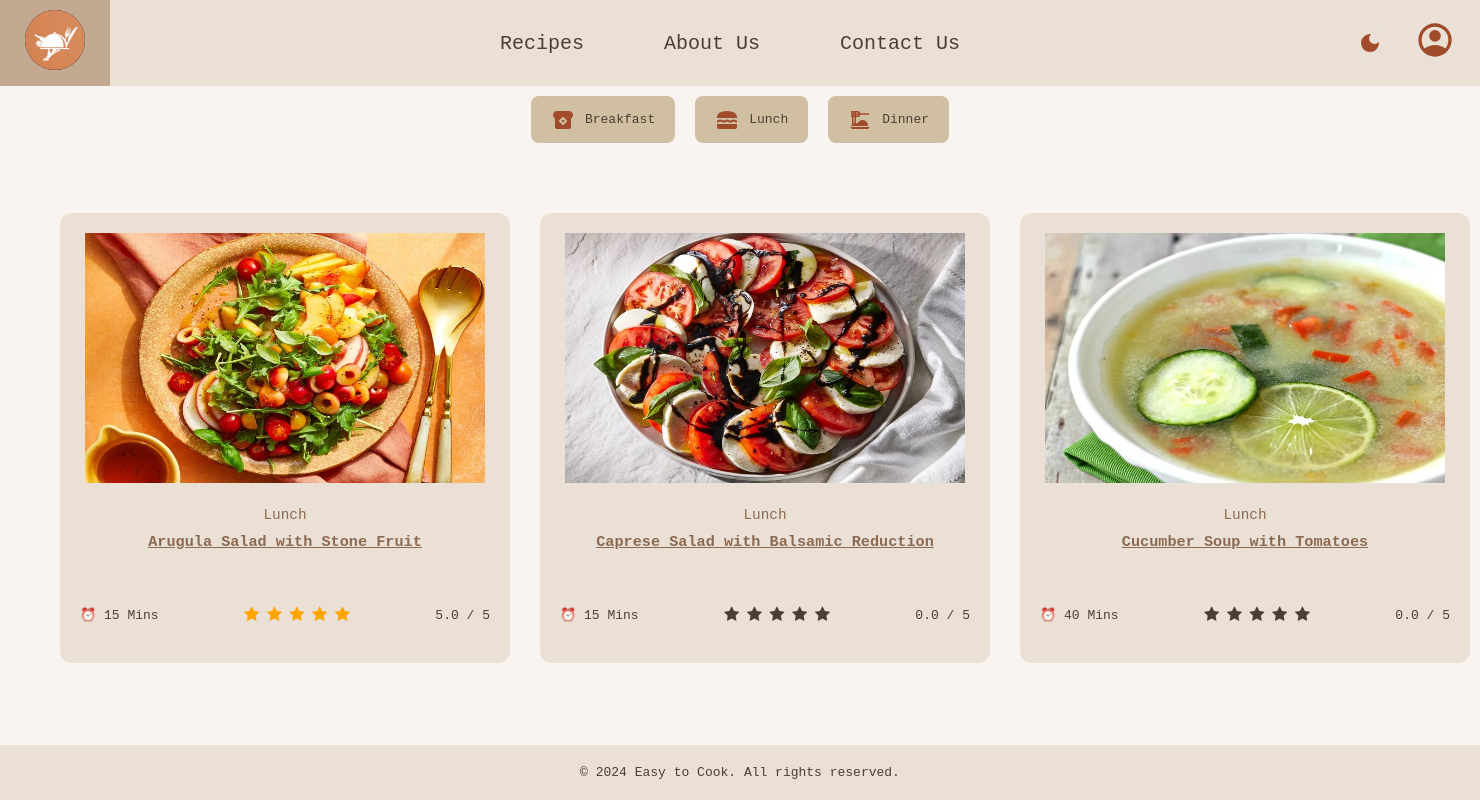
The page /lunch.php on the database its author committed.
### tables this page shows
CREATE TABLE `recipes` (
  `id` int(11) NOT NULL,
  `title` varchar(255) NOT NULL,
  `category` varchar(50) NOT NULL,
  `ingredients` text NOT NULL,
  `preparation` text NOT NULL,
  `time` int(11) NOT NULL,
  `image` varchar(255) NOT NULL,
  `created_at` timestamp NOT NULL DEFAULT current_timestamp()
);

### lunch.php (the view, shortened to what this page needs)
<?php
require 'koneksi.php';
$query = "
    SELECT
    r.id,
    r.title,
    r.image,
    r.category,
    r.time,
    IFNULL(AVG(rt.rating), 0) AS avg_rating
    FROM recipes r
    LEFT JOIN ratings rt ON r.id = rt.recipe_id
    GROUP BY r.id
    HAVING r.category = 'Lunch'
";
$result = mysqli_query($conn, $query);
?>
<!DOCTYPE html>
<html lang="en">
<head>
    <link rel="stylesheet" href="https://cdnjs.cloudflare.com/ajax/libs/font-awesome/4.7.0/css/font-awesome.min.css">
    <link rel="stylesheet" href="Assets/css/style.css?v=<?php echo time(); ?>">
</head>
<body class="darkmode">
    <?php include 'header.php' ?>
    <main>
        <section class="categories">
            <div class="category">
                <span></span>
                <a href="breakfast.php">
                    <p>Breakfast</p>
                </a>
            </div>
            <div class="category">
                <span></span>
                <a href="lunch.php">
                    <p>Lunch</p>
                </a>
            </div>
            <div class="category">
                <span></span>
                <a href="dinner.php">
                    <p>Dinner</p>
                </a>
            </div>
        </section>
        <section class="recipe-cards">
            <?php while ($recipe = mysqli_fetch_assoc($result)): ?>
                <div class="card">
                    <img src="Assets/images/<?php echo ($recipe['image']); ?>" alt="<?php echo ($recipe['title']); ?>">
                    <p><?php echo ($recipe['category']); ?></p>
                    <h3><a href="description.php?id=<?php echo $recipe['id']; ?>"><?php echo ($recipe['title']); ?></a></h3>
                    <div class="card-footer">
                        <span>⏰ <?php echo ($recipe['time']); ?> Mins</span>
                        <div>
                            <?php
                            $avg_rating = $recipe['avg_rating'];
                            for ($i = 1; $i <= 5; $i++): ?>
                                <span class="fa fa-star <?php echo ($i <= $avg_rating) ? 'checked' : ''; ?>"></span>
                            <?php endfor; ?>
                        </div>
                        <span><?php echo number_format($recipe['avg_rating'], 1); ?> / 5</span>
                    </div>
                </div>
            <?php endwhile; ?>
        </section>
    </main>
    <section>
        <footer>
            <p>© 2024 Easy to Cook. All rights reserved.</p>
        </footer>
    </section>
</body>
</html>

### Assets/css/style.css (style rules this page uses)
:root { --base-color: #f9f4ef; --base-variant: #eae0d5; --text-color: #4b3f33; --secondary-text: #a04b2a; --tertary-text: #8c6a52; --primary-color: #c3a992; --button-color: #d48c6f; --button-hover: #b36c53; --category-color: #d1bfa4; --search-color: #f0e6dc; --input-color: #eee; }
html, body { height: 100%; margin: 0; padding: 0; display: flex; flex-direction: column; font-family: Arial, sans-serif; background-color: var(--base-color); color: var(--text-color); }
* { padding: 0; margin: 0; font-family: monospace; box-sizing: border-box; }
main { flex: 1; display: flex; flex-direction: column; background-color: var(--base-color); }
footer { background-color: var(--base-variant); padding: 20px 40px; text-align: center; color: var(--text-color); }
span svg { vertical-align: middle; fill: var(--secondary-text); }
.categories { display: flex; justify-content: center; gap: 20px; margin: 10px 0; }
.category { background-color: var(--category-color); padding: 10px 20px; border-radius: 8px; display: flex; align-items: center; color: var(--text-color); }
.categories a { color: var(--text-color); text-decoration: none; }
.category span { font-size: 1.5rem; margin-right: 10px; }
.recipe-cards { display: grid; grid-template-columns: repeat(3, 1fr); gap: 30px; padding: 60px; }
.recipe-cards a { color: var(--tertary-text); }
img { width: 400px; height: 250px; }
.card { background-color: var(--base-variant); padding: 20px; width: 450px; height: 450px; border-radius: 12px; text-align: center; }
.card p { color: var(--tertary-text); font-size: 0.9rem; padding-top: 20px; }
.card h3 { color: var(--secondary-text); margin: 10px 0; }
.card-footer { padding-top: 40px; display: flex; justify-content: space-between; align-items: center; margin-top: 15px; }
.checked { color: orange; }

### rows shown on the page
recipes: image (picture), category "Lunch", title "Arugula Salad with Stone Fruit", time "15", avg_rating "5.0"
recipes: image (picture), category "Lunch", title "Caprese Salad with Balsamic Reduction", time "15", avg_rating "0.0"
recipes: image (picture), category "Lunch", title "Cucumber Soup with Tomatoes", time "40", avg_rating "0.0"
